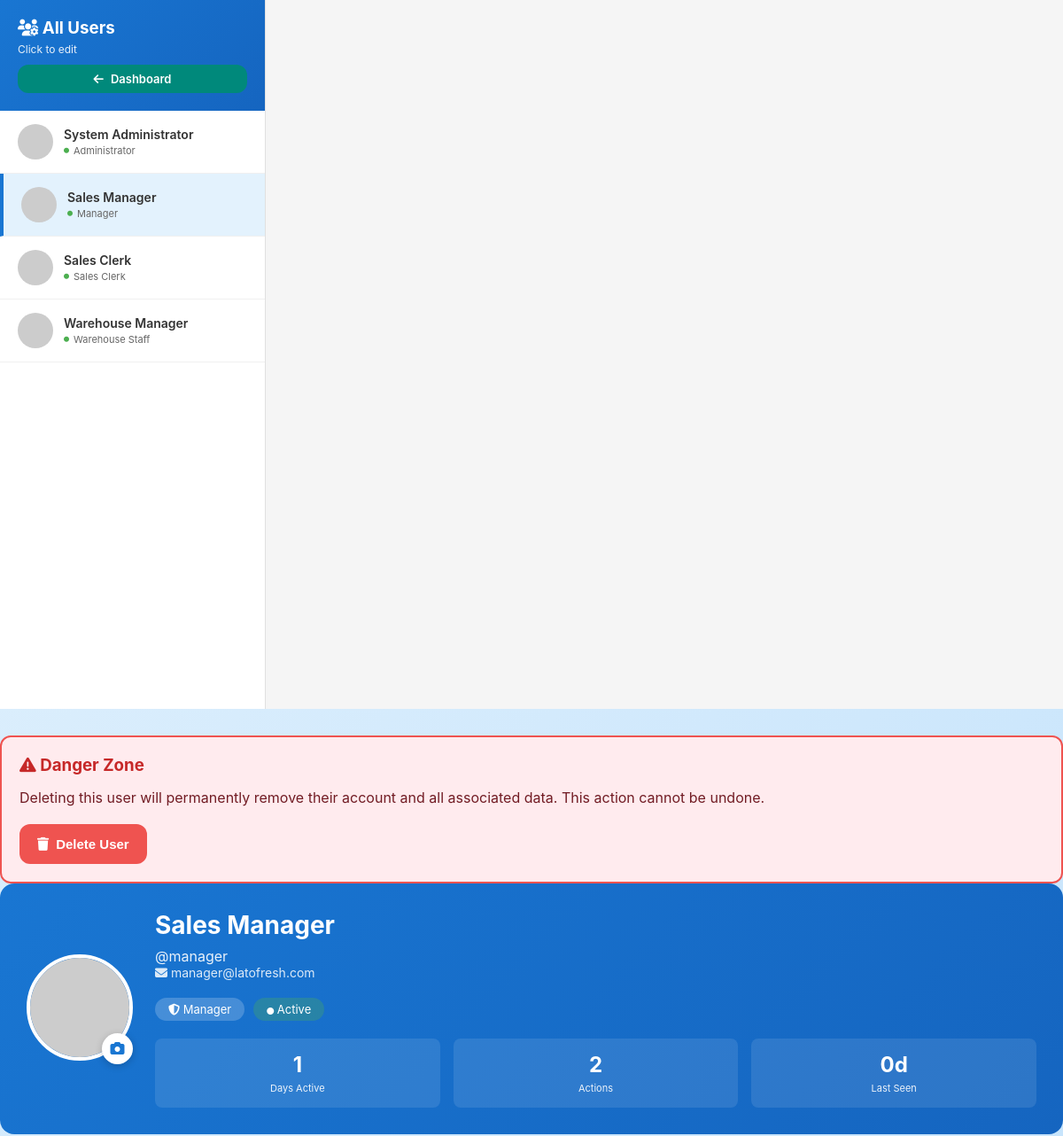
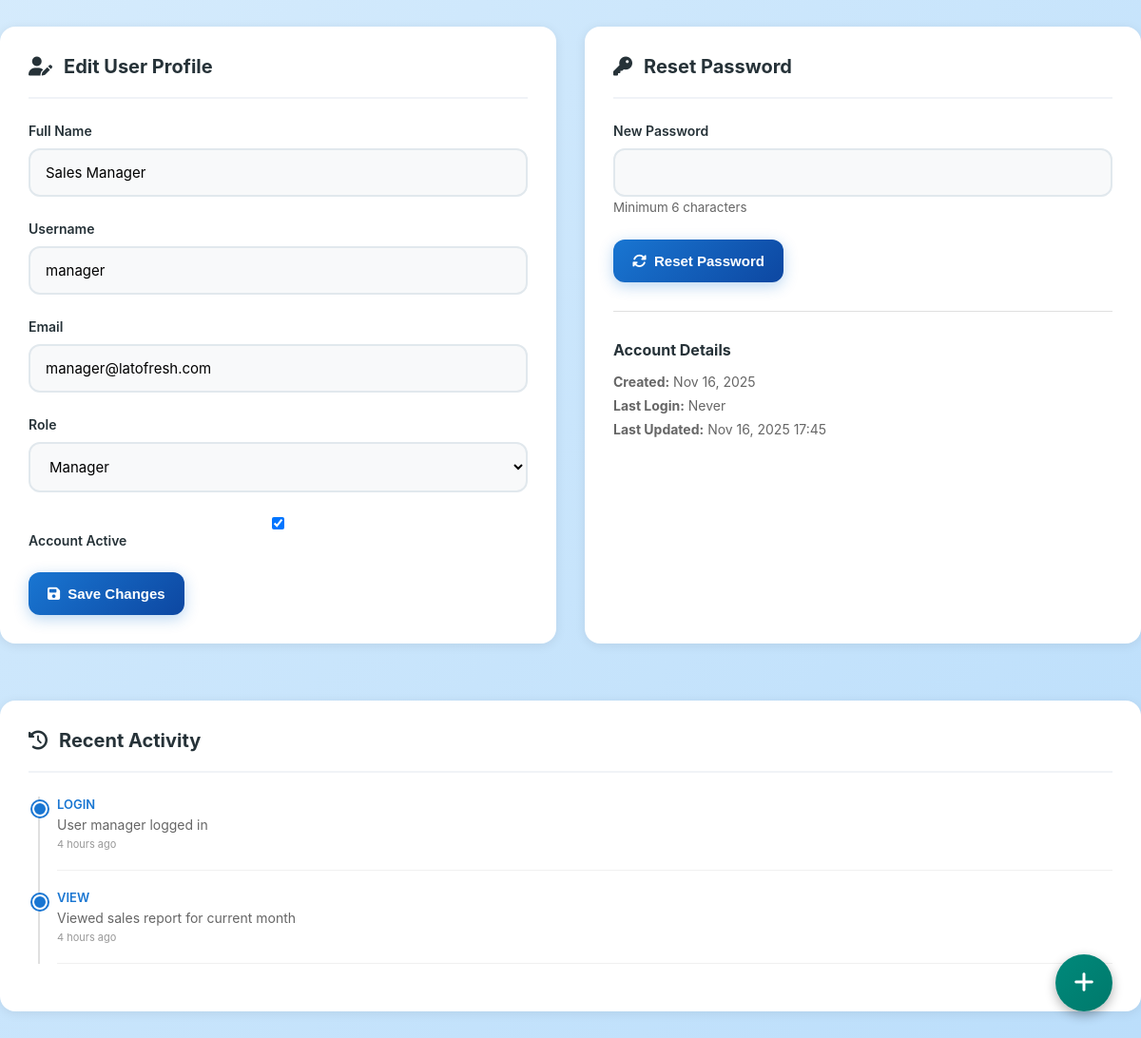
/admin_users.php?user_id=2 (signed in), run on the app's committed database (2 pictures, top to bottom).
### tables this page shows
CREATE TABLE IF NOT EXISTS users (
    id INT AUTO_INCREMENT PRIMARY KEY,
    username VARCHAR(50) UNIQUE NOT NULL,
    password VARCHAR(255) NOT NULL,
    full_name VARCHAR(100) NOT NULL,
    email VARCHAR(100) UNIQUE NOT NULL,
    role ENUM('admin', 'sales', 'warehouse', 'manager') NOT NULL,
    active TINYINT(1) DEFAULT 1,
    profile_image VARCHAR(255) NULL,
    last_login DATETIME,
    created_at TIMESTAMP DEFAULT CURRENT_TIMESTAMP,
    updated_at TIMESTAMP DEFAULT CURRENT_TIMESTAMP ON UPDATE CURRENT_TIMESTAMP,
    INDEX idx_username (username),
    INDEX idx_role (role),
    INDEX idx_active (active)
);

CREATE TABLE IF NOT EXISTS audit_logs (
    id INT AUTO_INCREMENT PRIMARY KEY,
    action VARCHAR(50) NOT NULL,
    description TEXT NOT NULL,
    user VARCHAR(50) NOT NULL,
    created_at TIMESTAMP DEFAULT CURRENT_TIMESTAMP,
    INDEX idx_action (action),
    INDEX idx_user (user),
    INDEX idx_created (created_at)
);

### config.php (called while the page is built, shortened)
<?php
class Database {
    private static $instance = null;
    private $conn;
    private function __construct() {
        try {
            $this->conn = new mysqli(DB_HOST, DB_USER, DB_PASS, DB_NAME);
            $this->conn->set_charset("utf8mb4");
        } catch (Exception $e) {
            die("Database Connection Error: " . $e->getMessage());
        }
    }
    public static function getInstance() {
        if (self::$instance == null) {
            self::$instance = new Database();
        }
        return self::$instance;
    }
    public function query($sql) {
        return $this->conn->query($sql);
    }
}
function time_ago($datetime) {
    $timestamp = strtotime($datetime);
    $difference = time() - $timestamp;
    if ($difference < 60) {
        return $difference . ' seconds ago';
    } elseif ($difference < 3600) {
        return floor($difference / 60) . ' minutes ago';
    } elseif ($difference < 86400) {
        return floor($difference / 3600) . ' hours ago';
    } elseif ($difference < 604800) {
        return floor($difference / 86400) . ' days ago';
    } else {
        return date('M d, Y', $timestamp);
    }
}
function get_role_display($role) {
    $roles = [
        'admin' => 'Administrator',
        'sales' => 'Sales Clerk',
        'warehouse' => 'Warehouse Staff',
        'manager' => 'Manager'
    ];
    return $roles[$role] ?? $role;
}
$db = Database::getInstance();
?>

### admin_users.php (the view, shortened to what this page needs)
<?php
require_once 'config.php';
$edit_user_id = isset($_GET['user_id']) ? intval($_GET['user_id']) : 0;
$user_data = $db->query("SELECT * FROM users WHERE id = $edit_user_id")->fetch_assoc();
$profile_image = 'https://ui-avatars.com/api/?name=' . urlencode($user_data['full_name']) . '&size=150&background=1976d2&color=fff&bold=true';
$all_users = $db->query("SELECT id, username, full_name, role, active, profile_image FROM users ORDER BY username");
$activity_stats = $db->query("SELECT
    COUNT(DISTINCT DATE(created_at)) as days_active,
    COUNT(*) as total_actions,
    MAX(created_at) as last_activity
    FROM audit_logs
    WHERE user = '{$user_data['username']}'")->fetch_assoc();
$recent_activity = $db->query("SELECT action, description, created_at
    FROM audit_logs
    WHERE user = '{$user_data['username']}'
    ORDER BY created_at DESC
    LIMIT 10");
?>
<!DOCTYPE html>
<html lang="en">
<head>
    <link rel="stylesheet" href="https://cdnjs.cloudflare.com/ajax/libs/font-awesome/6.4.0/css/all.min.css">
    <link rel="stylesheet" href="assets/css/style.css">
</head>
<body>
    <div class="admin-container">
        <div class="users-sidebar">
            <div class="users-sidebar-header">
                <h3><i class="fas fa-users-cog"></i> All Users</h3>
                <p style="font-size: 12px; opacity: 0.9; margin-top: 5px;">Click to edit</p>
                <a href="index.php" class="btn btn-secondary btn-small" style="margin-top: 10px; width: 100%;">
                    <i class="fas fa-arrow-left"></i> Dashboard
                </a>
            </div>
            <?php while ($user = $all_users->fetch_assoc()):
                $user_avatar = 'https://ui-avatars.com/api/?name=' . urlencode($user['full_name']) . '&size=40&background=1976d2&color=fff';
                $is_active = ($user['id'] == $edit_user_id) ? 'active' : '';
            ?>
            <div class="user-list-item <?php echo $is_active; ?>" onclick="window.location.href='admin_users.php?user_id=<?php echo $user['id']; ?>'">
                <img src="<?php echo $user_avatar; ?>" class="user-list-avatar" alt="Avatar">
                <div class="user-list-info">
                    <div class="user-list-name"><?php echo htmlspecialchars($user['full_name']); ?></div>
                    <div class="user-list-role">
                        <i class="fas fa-circle" style="font-size: 6px; color: <?php echo $user['active'] ? '#4caf50' : '#999'; ?>;"></i>
                        <?php echo get_role_display($user['role']); ?>
                    </div>
                </div>
            </div>
            <?php endwhile; ?>
        </div>
        <div class="user-content">
                </div>
            </div>
            <?php if ($edit_user_id != $_SESSION['user_id']): ?>
            <div class="danger-zone">
                <h3 style="color: #c62828; margin-bottom: 15px;">
                    <i class="fas fa-exclamation-triangle"></i> Danger Zone
                </h3>
                <p style="color: #721c24; margin-bottom: 20px;">
                    Deleting this user will permanently remove their account and all associated data. This action cannot be undone.
                </p>
                <button onclick="deleteUser(<?php echo $edit_user_id; ?>)" class="btn btn-danger">
                    <i class="fas fa-trash"></i> Delete User
                </button>
            </div>
            <?php endif; ?>
    <button class="add-user-btn" onclick="openAddUserModal()">
        <i class="fas fa-plus"></i>
    </button>
</body>
</html>
            <div class="profile-header-admin">
                <div class="profile-image-container">
                    <img src="<?php echo htmlspecialchars($profile_image); ?>" alt="Profile" class="profile-image" id="profilePreview">
                    <form method="POST" enctype="multipart/form-data" id="imageForm" style="display: inline;">
                        <label for="imageInput" class="profile-image-upload">
                            <i class="fas fa-camera" style="color: #1976d2;"></i>
                        </label>
                    </form>
                </div>
                <div class="profile-info" style="flex: 1;">
                    <h1><?php echo htmlspecialchars($user_data['full_name']); ?></h1>
                    <p style="font-size: 16px; opacity: 0.9;">@<?php echo htmlspecialchars($user_data['username']); ?></p>
                    <p style="font-size: 14px; opacity: 0.85;"><i class="fas fa-envelope"></i> <?php echo htmlspecialchars($user_data['email']); ?></p>
                    <div style="display: flex; gap: 10px; margin-top: 10px;">
                        <span class="profile-badge">
                            <i class="fas fa-shield-alt"></i> <?php echo get_role_display($user_data['role']); ?>
                        </span>
                        <span class="profile-badge" style="background: <?php echo $user_data['active'] ? 'rgba(76,175,80,0.3)' : 'rgba(239,83,80,0.3)'; ?>">
                            <i class="fas fa-circle" style="font-size: 8px;"></i>
                            <?php echo $user_data['active'] ? 'Active' : 'Inactive'; ?>
                        </span>
                    </div>
                    <div class="stats-mini">
                        <div class="stat-mini">
                            <div class="stat-mini-value"><?php echo $activity_stats['days_active']; ?></div>
                            <div class="stat-mini-label">Days Active</div>
                        </div>
                        <div class="stat-mini">
                            <div class="stat-mini-value"><?php echo $activity_stats['total_actions']; ?></div>
                            <div class="stat-mini-label">Actions</div>
                        </div>
                        <div class="stat-mini">
                            <div class="stat-mini-value">
                                <?php
                                if ($activity_stats['last_activity']) {
                                    $days = floor((time() - strtotime($activity_stats['last_activity'])) / 86400);
                                    echo $days . 'd';
                                } else {
                                    echo 'Never';
                                }
                                ?>
                            </div>
                            <div class="stat-mini-label">Last Seen</div>
                        </div>
                    </div>
                </div>
            </div>
            <div style="display: grid; grid-template-columns: 1fr 1fr; gap: 30px; margin-bottom: 30px;">
                <div class="panel">
                    <div class="panel-header">
                        <div class="panel-title"><i class="fas fa-user-edit"></i> Edit User Profile</div>
                    </div>
                    <form method="POST">
                        <div class="form-group">
                            <label>Full Name</label>
                            <input type="text" name="full_name" value="<?php echo htmlspecialchars($user_data['full_name']); ?>" required>
                        </div>
                        <div class="form-group">
                            <label>Username</label>
                            <input type="text" name="username" value="<?php echo htmlspecialchars($user_data['username']); ?>" required>
                        </div>
                        <div class="form-group">
                            <label>Email</label>
                            <input type="email" name="email" value="<?php echo htmlspecialchars($user_data['email']); ?>" required>
                        </div>
                        <div class="form-group">
                            <label>Role</label>
                            <select name="role" required>
                                <option value="manager" <?php echo $user_data['role'] == 'manager' ? 'selected' : ''; ?>>Manager</option>
                            </select>
                        </div>
                        <div class="form-group">
                            <label>
                                <input type="checkbox" name="active" <?php echo $user_data['active'] ? 'checked' : ''; ?>>
                                Account Active
                            </label>
                        </div>
                        <button type="submit" name="update_profile" class="btn btn-primary">
                            <i class="fas fa-save"></i> Save Changes
                        </button>
                    </form>
                </div>
                <div class="panel">
                    <div class="panel-header">
                        <div class="panel-title"><i class="fas fa-key"></i> Reset Password</div>
                    </div>
                    <form method="POST">
                        <div class="form-group">
                            <label>New Password</label>
                            <input type="password" name="new_password" required minlength="6">
                            <small style="color: #666;">Minimum 6 characters</small>
                        </div>
                        <button type="submit" name="reset_password" class="btn btn-primary">
                            <i class="fas fa-sync-alt"></i> Reset Password
                        </button>
                    </form>
                    <div style="margin-top: 30px; padding-top: 30px; border-top: 1px solid #e0e0e0;">
                        <h4 style="margin-bottom: 15px;">Account Details</h4>
                        <div style="font-size: 14px; color: #666;">
                            <p style="margin: 8px 0;">
                                <strong>Created:</strong> <?php echo date('M d, Y', strtotime($user_data['created_at'])); ?>
                            </p>
                            <p style="margin: 8px 0;">
                                <strong>Last Login:</strong> <?php echo $user_data['last_login'] ? date('M d, Y H:i', strtotime($user_data['last_login'])) : 'Never'; ?>
                            </p>
                            <p style="margin: 8px 0;">
                                <strong>Last Updated:</strong> <?php echo date('M d, Y H:i', strtotime($user_data['updated_at'])); ?>
                            </p>
                        </div>
                    </div>
                </div>
            </div>
            <div class="panel">
                <div class="panel-header">
                    <div class="panel-title"><i class="fas fa-history"></i> Recent Activity</div>
                </div>
                <div class="activity-timeline">
                    <?php if ($recent_activity->num_rows > 0): ?>
                        <?php while ($activity = $recent_activity->fetch_assoc()): ?>
                        <div class="activity-item">
                            <div class="activity-action"><?php echo htmlspecialchars($activity['action']); ?></div>
                            <div class="activity-desc"><?php echo htmlspecialchars($activity['description']); ?></div>
                            <div class="activity-time"><?php echo time_ago($activity['created_at']); ?></div>
                        </div>
                        <?php endwhile; ?>
                    <?php endif;

### assets/css/style.css (style rules this page uses)
* { margin: 0; padding: 0; box-sizing: border-box; }
:root { --primary: #1976d2; --primary-light: #42a5f5; --primary-dark: #0d47a1; --secondary: #00897b; --accent: #ffa726; --danger: #ef5350; --success: #66bb6a; --warning: #ffa726; --bg-light: #f5f7fa; --text-dark: #263238; --text-light: #546e7a; --white: #ffffff; --shadow: 0 2px 12px rgba(0,0,0,0.08); --shadow-lg: 0 4px 20px rgba(0,0,0,0.12); --border-radius: 12px; }
body { font-family: 'Inter', 'Segoe UI', Tahoma, Geneva, Verdana, sans-serif; background: linear-gradient(135deg, #e3f2fd 0%, #bbdefb 100%); color: var(--text-dark); min-height: 100vh; }
.form-group { margin-bottom: 25px; position: relative; }
.form-group label { display: block; margin-bottom: 10px; color: var(--text-dark); font-weight: 600; font-size: 14px; }
.form-group input, .form-group select, .form-group textarea { width: 100%; padding: 14px 16px; border: 2px solid #e1e8ed; border-radius: var(--border-radius); font-family: inherit; font-size: 15px; transition: all 0.3s; background: #f8f9fa; }
.btn { padding: 14px 20px; border: none; border-radius: var(--border-radius); font-size: 15px; font-weight: 600; cursor: pointer; transition: all 0.3s; display: inline-flex; align-items: center; justify-content: center; gap: 8px; text-decoration: none; }
.btn-primary { background: linear-gradient(135deg, var(--primary) 0%, var(--primary-dark) 100%); color: var(--white); box-shadow: 0 4px 15px rgba(25, 118, 210, 0.3); }
.btn-secondary { background: var(--secondary); color: var(--white); }
.btn-danger { background: var(--danger); color: var(--white); }
.btn-small { padding: 8px 16px; font-size: 13px; }
.panel { background: var(--white); border-radius: 16px; box-shadow: var(--shadow); padding: 30px; margin-bottom: 30px; }
.panel-header { display: flex; justify-content: space-between; align-items: center; margin-bottom: 25px; padding-bottom: 20px; border-bottom: 2px solid #f0f3f7; }
.panel-title { font-size: 20px; font-weight: 700; color: var(--text-dark); display: flex; align-items: center; gap: 12px; }

### data on the page
users: full_name "System Administrator", active 1 (drawn), role "Administrator"
users: full_name "Sales Manager", role "Manager", username "manager", email "manager@latofresh.com", active "☑", created_at "Nov 16, 2025", updated_at "Nov 16, 2025 17:45"
users: full_name "Sales Clerk", active 1 (drawn), role "Sales Clerk"
users: full_name "Warehouse Manager", active 1 (drawn), role "Warehouse Staff"
audit_logs: action "LOGIN", description "User manager logged in", created_at "4 hours ago"
audit_logs: action "VIEW", description "Viewed sales report for current month", created_at "4 hours ago"

### other printed values
$activity_stats['days_active'] "1"
$activity_stats['total_actions'] "2"
$days "0"
